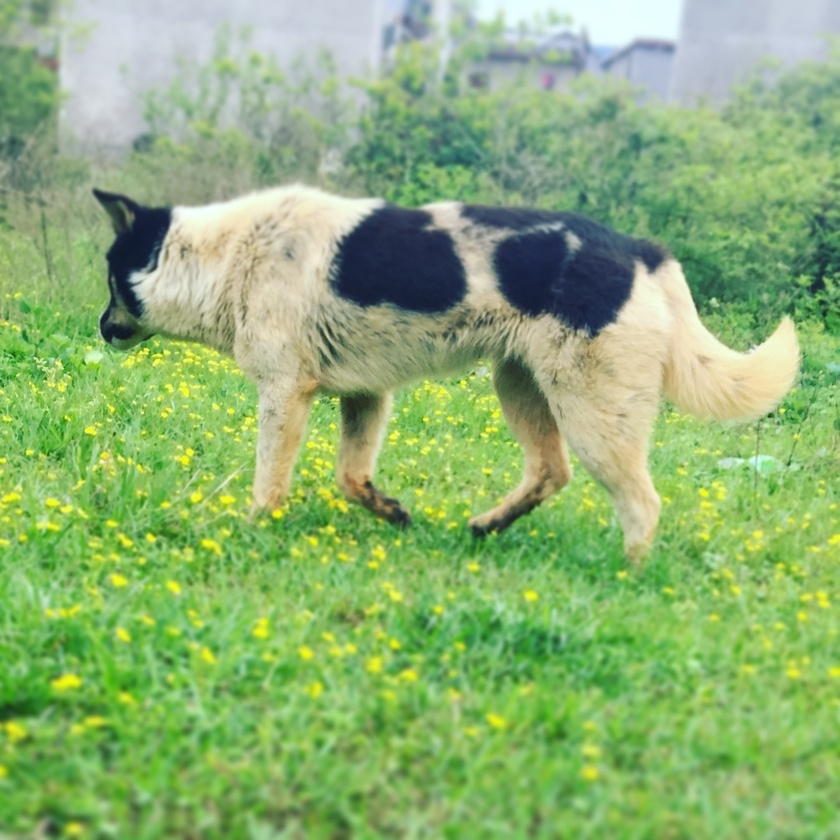
#> input picture OpenCV-Notes/图像的几何变换/img.jpg, 840 x 840 px, shrunk from 1426 x 1426 before the run
$ python Shift.py
#> lines starting #> are read from the running program, lines starting #| are printed output that depends on the picture
import cv2
import numpy as np
img = cv2.imread('img.jpg', 1)
#> img is the input picture: shape (840, 840, 3); mean B, G, R 115.4, 176.9, 140.5
cv2.imshow('src', img)
imginfo = img.shape
#> imginfo = (840, 840, 3)
height = imginfo[0]
#> height = 840
width = imginfo[1]
#> width = 840
matshift = np.float32([[1, 0, 100], [0, 1, 200]]) #2*3
dst = cv2.warpAffine(img, matshift, (height, width)) # data mat info
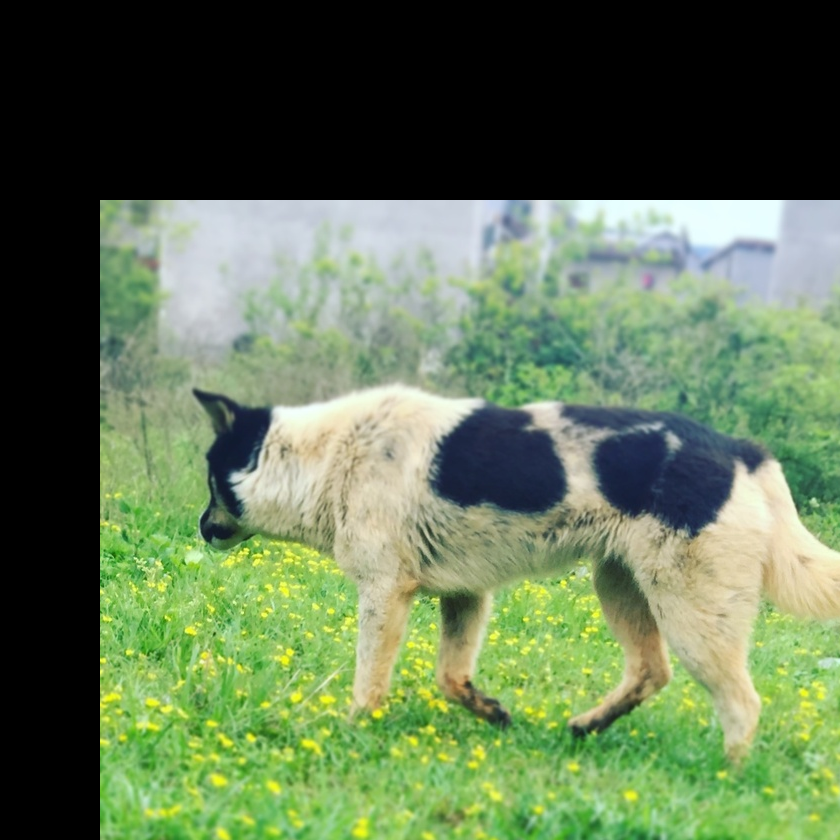
#> dst: shape (840, 840, 3); mean B, G, R 84.2, 117.9, 98.3
cv2.imshow('dst', dst)

# [8 lines of commented-out code are left out]
cv2.waitKey(0)
